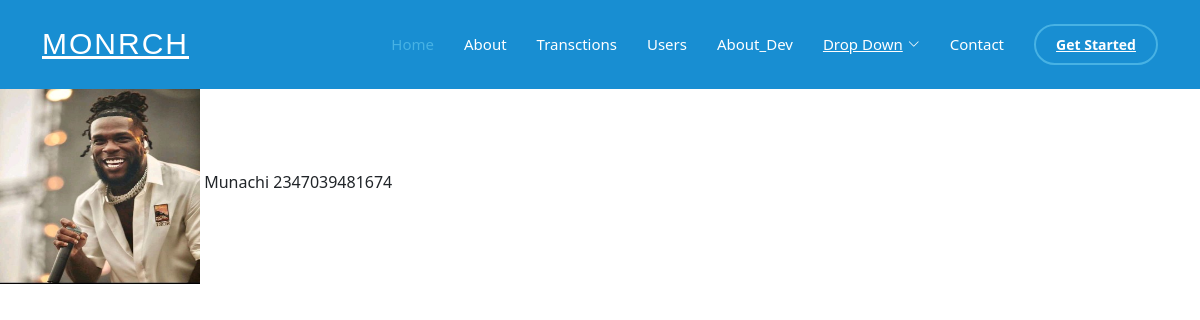
The app's page /viewprofile/Munachi (signed in) with its own data.
### app.py (models this page shows, shortened)
class User(db.Model):
    id = db.Column(db.Integer, primary_key=True)
    username = db.Column(db.String, unique=True, nullable=False)
    password = db.Column(db.String, nullable=False)
    phone_number= db.Column(db.Integer, nullable = False)
    email = db.Column(db.String, nullable=False, unique=True)
    account_number = db.Column(db.String, nullable=False , unique=True)
    cash = db.Column(db.Integer, nullable=False, default=20000)
    profile_pic = db.Column(db.String)
    cash_history = db.relationship('CashHistory', backref='user', lazy=True)

### app.py (the view)
@app.route('/viewprofile/<username>')
def viewprofile(username):
    if not session.get('user'):
        return redirect("/signin")
    user = User.query.filter_by(username = username).first()
    username = user.username
    phonenumber = user.phone_number
    if not user:
        flash('User not found', 'danger')
        return redirect('/usermessage')
    return render_template('userinfo.html', user = user , username = username, phonenumber = phonenumber)

### templates/userinfo.html (shortened to what this page needs)
<!DOCTYPE html>
<html lang="en">
<head>
    <link rel="stylesheet",  href="{{url_for('static', filename='style.css')}}">
    <link rel="stylesheet" href="{{ url_for('static', filename='bootstrap.css') }}">
    <link rel="stylesheet" href="{{url_for('static', filename='aos/aos.css')}}">
    <link rel="stylesheet" href="{{url_for('static', filename='bootstrap-icons/bootstrap-icons.css')}}">
    <link rel="stylesheet" href="{{url_for('static', filename='boxicons/css/boxicons.min.css')}}">
    <link href="{{url_for('static', filename='glightbox/glightbox.min.css')}}" rel="stylesheet">
    <link href="{{url_for('static', filename='remixicon/remixicon.css')}}" rel="stylesheet">
    <link href="{{url_for('static', filename='swiper/swiper-bundle.min.css')}}" rel="stylesheet">
</head>
<body>
  <header id="header" class="fixed-top ">
		<div class="container d-flex align-items-center">
		  <h1 class="logo me-auto"><a href="/">MONRCH</a></h1>
		  <nav id="navbar" class="navbar">
			<ul>
			  <li><a class="nav-link scrollto active" href="/">Home</a></li>
			  <li><a class="nav-link scrollto" href="/about">About</a></li>
			  <li><a class="nav-link scrollto" href="/transaction_history">Transctions</a></li>
			  <li><a class="nav-link scrollto" href="/users">Users</a></li>
			  <li><a class="nav-link   scrollto" href="/Covenant.com">About_Dev</a></li>
			  <li class="dropdown"><a href="#"><span>Drop Down</span> <i class="bi bi-chevron-down"></i></a>
			  </li>
			  <li><a class="nav-link scrollto" href="/contact">Contact</a></li>
			  <li><a class="getstarted scrollto" href="/about">Get Started</a></li>
			</ul>
		  </nav>
		</div>
	   </header>End
  <section>
    <img src="{{ url_for('uploaded_file', filename=user.profile_pic) }}" width="200px" height="200px" alt="Profile Picture">
    {{username}}
    {{phonenumber}}
  </section>
</body>
</html>

### static/style.css (style rules this page uses)
body { font-family: "Open Sans", sans-serif; color: #444444; }
a { color: #47b2e4; text-decoration: none; }
h1, h2, h3, h4, h5, h6 { font-family: "Jost", sans-serif; }
#header { transition: all 0.5s; z-index: 997; background-color: #188ed2; padding: 15px 0; }
#header .logo { font-size: 30px; margin: 0; padding: 0; line-height: 1; font-weight: 500; letter-spacing: 2px; text-transform: uppercase; }
#header .logo a { color: #fff; }
.navbar { padding: 0; }
.navbar ul { margin: 0; padding: 0; display: flex; list-style: none; align-items: center; }
.navbar li { position: relative; }
.navbar a, .navbar a:focus { display: flex; align-items: center; justify-content: space-between; padding: 10px 0 10px 30px; font-size: 15px; font-weight: 500; color: #fff; white-space: nowrap; transition: 0.3s; }
.navbar a i, .navbar a:focus i { font-size: 12px; line-height: 0; margin-left: 5px; }
.navbar a:hover, .navbar .active, .navbar .active:focus, .navbar li:hover>a { color: #47b2e4; }
.navbar .getstarted, .navbar .getstarted:focus { padding: 8px 20px; margin-left: 30px; border-radius: 50px; color: #fff; font-size: 14px; border: 2px solid #47b2e4; font-weight: 600; }
section { padding: 60px 0; overflow: hidden; }

### records on screen
User: profile_pic (picture), username "Munachi", phone_number "2347039481674"
